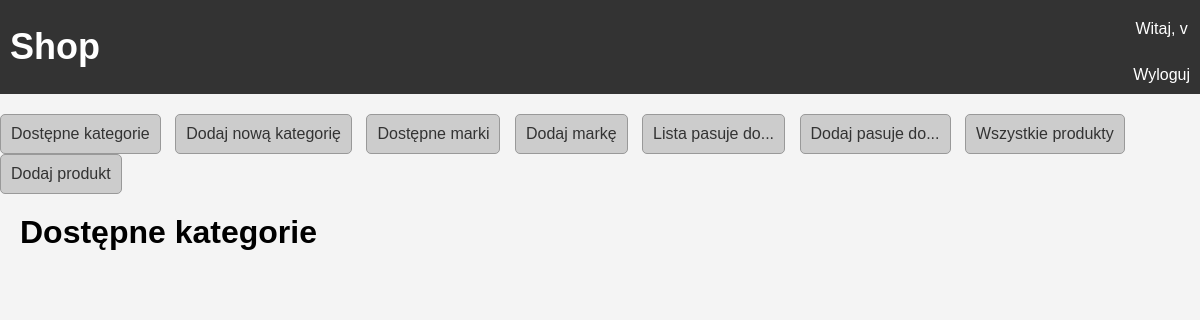
/category_all/ (signed in), run on an earlier commit of the app's database.
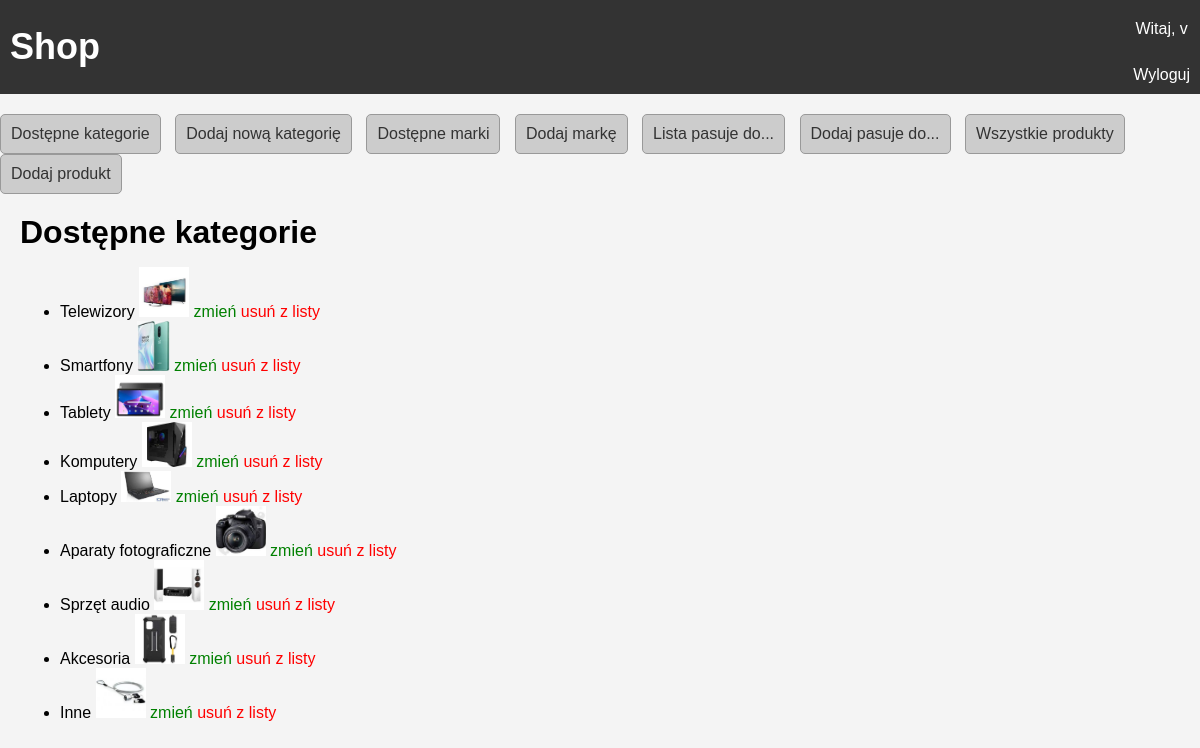
And on a later commit of the database.
### users/models.py (models this page shows)
class CustomUser(AbstractUser):
    objects = CustomUserManager()
    username = models.CharField(max_length=32, unique=True)
    first_name = models.CharField(max_length=32)
    last_name = models.CharField(max_length=32)
    date_of_birth = models.DateField(null=True, blank=True)
    email = models.EmailField(max_length=64, unique=True)
    number_phone = models.CharField(max_length=10, null=True)
    profile_picture = models.ImageField(upload_to=user_profile_picture_path, null=True, blank=True)
    description = models.TextField(max_length=200, null=True)

### shop/models.py (models this page shows, shortened)
class Category(models.Model):
    name_category = models.CharField(max_length = 100)
    image_category = models.ImageField(upload_to='category_images/', null=True)

### shop/views.py (the view)
# urls.py: path('category_all/', CategoryAdminListView.as_view(), name='category_all'),
class CategoryAdminListView(AdminRequiredMixin, ListView):
    model = Category
    template_name = 'all_category.html'
    context_object_name = 'object_list'

### shop/views.py (called while the page is built)
    def test_func(self):
        return self.request.user.is_superuser

### shop/templates/all_category.html
{% extends 'base.html' %}
{% block content %}
<h1>Dostępne kategorie</h1>
<ul>
    {% for item in object_list %}
        <li>{{ item.name_category }}
            {% if item.image_category %}
             <img src="{{item.image_category.url}}" alt={{item.name_category}} style="max-width: 50px; max-height: 50px;">
            {% else %}
                <p>Brak obrazu</p>
            {% endif %}
            <a href={% url 'category_update' pk=item.pk %} style="color:green;">zmień</a>
            <a href={% url 'category_delete' pk=item.pk %} style="color: red;" >usuń z listy</a>
        </li>
    {% endfor %}
</ul>
{% endblock %}

### shop/templates/base.html (shortened to what this page needs)
{% load static %}
<!DOCTYPE html>
<html lang='en'>
<head>
    <link rel="stylesheet" href="{% static 'css/style.css' %}">
</head>
<body>
    <header class='header-container'>
        <div class='logo'>
            <h1><a href='/'>Shop</a></h1>
        </div>
        <div class='login-container'>
            {% if user.is_authenticated %}
                <a href="{% url 'user_info' %}">Witaj, {{ user.username }}</a>
                <br> <a href="{% url 'logout' %}">Wyloguj</a>
            {% else %}
                <a href="{% url 'login' %}">Zaloguj</a>
            {% endif %}
        </div>
    </header>
    {% if user.is_staff %}
        <div class="staff_link">
            <a href="{% url 'category_all' %}">Dostępne kategorie</a>
            <a href="{% url 'category_create' %}">Dodaj nową kategorię</a>
            <a href="{% url 'brand_all' %}">Dostępne marki</a>
            <a href="{% url 'brand_create' %}">Dodaj markę</a>
            <a href="{% url 'matches_with_all' %}">Lista pasuje do...</a>
            <a href="{% url 'matches_with_create' %}">Dodaj pasuje do...</a>
            <a href="{% url 'products_all' %}">Wszystkie produkty</a>
            <a href="{% url 'product_create' %}">Dodaj produkt</a>
        </div>
    {% endif %}
    <div class='content-container'>
        {% block content %}{% endblock %}
    </div>
</body>
</html>

### static/css/style.css (style rules this page uses)
body, h1, h2, h3, p, a { margin: 0; padding: 0; }
body { font-family: 'Arial', sans-serif; background-color: #f4f4f4; }
.header-container { background-color: #333; color: #fff; padding: 10px; display: flex; justify-content: space-between; align-items: center; }
.logo a { text-decoration: none; color: #fff; font-size: 36px; }
.login-container { text-align: center; }
.login-container a { display: block; margin-top: 10px; text-decoration: none; color: #fff; }
.content-container { padding: 20px; }
a { color: #333; text-decoration: none; }
.staff_link { margin-top: 20px; }
.staff_link a { display: inline-block; text-decoration: none; color: #333; margin-right: 10px; padding: 10px; background-color: #ccc; border: 1px solid #999; border-radius: 5px; font-size: 16px; }

What changed in the data, as far as the page shows it:
added Category: name_category "Telewizory", image_category (picture)
added Category: name_category "Smartfony", image_category (picture)
added Category: name_category "Tablety", image_category (picture)
added Category: name_category "Komputery", image_category (picture)
added Category: name_category "Laptopy", image_category (picture)
added Category: name_category "Aparaty fotograficzne", image_category (picture)
added Category: name_category "Sprzęt audio", image_category (picture)
added Category: name_category "Akcesoria", image_category (picture)
added Category: name_category "Inne", image_category (picture)
